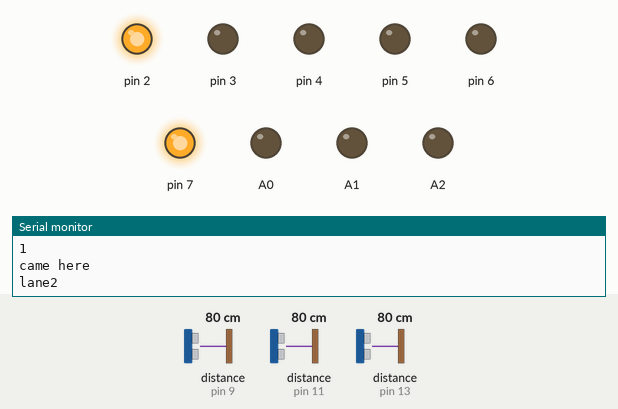
Recording of a sketch running on a simulated Arduino Uno, built with avr-gcc and run on an emulated ATmega328P. Parts: output pins drawn as LEDs (lit = HIGH), the last lines printed to the serial monitor. The inputs (shaded band) are chosen by the test bench; at power-on: distance to the obstacle (sensors on pin 11, pin 9, pin 13) 80 cm. The echo pulse lasts 58.3 µs per cm; pins used as bus, display or sensor lines are not drawn.

Above: at 20.7 s.
20.8 s: distance to the obstacle (sensor on pin 11) set to 39 cm
At 26.3 s:
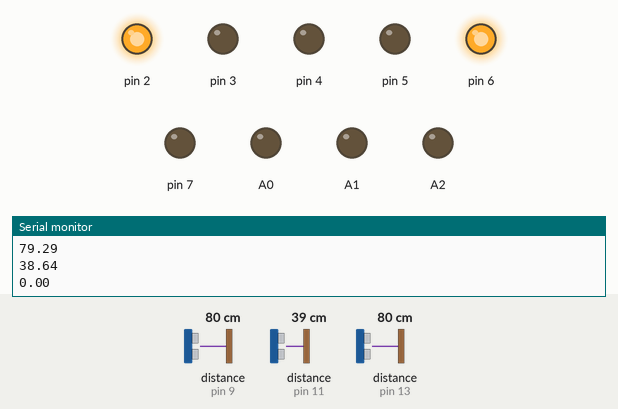
30.7 s: distance to the obstacle (sensor on pin 11) set to 31 cm
At 34.1 s:
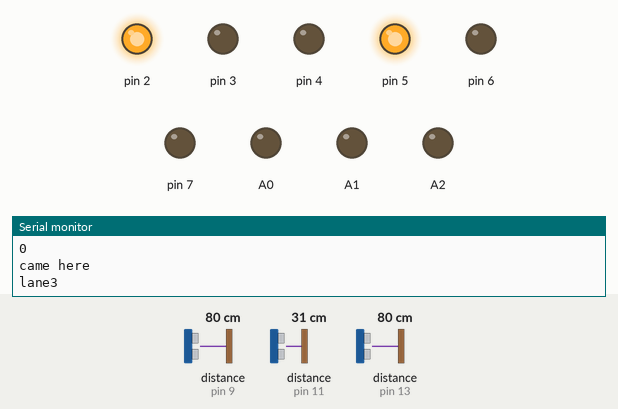
Timing chart, 0 to 35.6 s (numbered marks = the images above; inputs shaded):
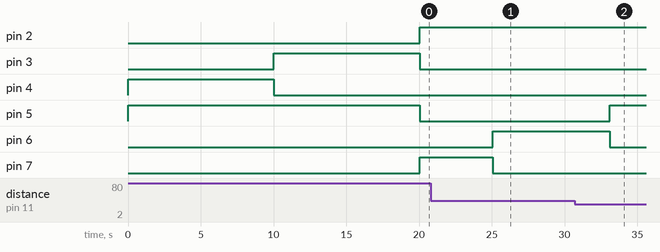

Measured:
- the behaviour switches between 36 and 35 cm on distance to the obstacle (sensor on pin 11) (found by bisection; images 1 and 2)
- after the input at 30.7 s, pin 5: LOW → HIGH after 2.4 s instead of 4.4 s; pin 6: HIGH → LOW after 2.4 s instead of 4.4 s

The sketch:

TARP_Part_2_Code.ino
```cpp
// Include Wire library for I2C communication
#include<Wire.h>
// Define constants and variables
#define PCF 0x20
int red1 = 2;
int yellow1 = 3;
int green1 = 4;
int red2 = 5;
int yellow2 = 6;
int green2 = 7;
int red3 = A3 ;
int yellow3 = A4;
int green3 = A5;
int trigger1 = 8;
int echo1 = 9;
int trigger2 = 10;
int echo2 = 11;
int trigger3 = A4;
int echo3 = A5;
int count = 0;
int num[3]={0,0,0};
int grtime1 = 10000;
int grtime2 = 10000;
int grtime3 = 10000;
// Function to manage traffic direction and count vehicles
void direction(int a, int b, int c, int d, int e, int f,int g,int h,int i,int num[3],int grtime )
{
  int count1 = 0,count2 = 0,count3 = 0;
  // Activate green light for direction A, red for directions B and C
  digitalWrite(a, LOW);
  digitalWrite(b, LOW);
  digitalWrite(c, HIGH);
  digitalWrite(d, HIGH);
  digitalWrite(e, LOW);
  digitalWrite(f, LOW);
  digitalWrite(g, HIGH);
  digitalWrite(h, LOW);
  digitalWrite(i, LOW);
  // Wait for green light duration
  delay(grtime);
  // Activate yellow light for direction A
  digitalWrite(c, LOW);
  digitalWrite(b, HIGH);
  // Measure distances for each direction five times
  for(int i=0;i<5;i++){
    // Measure distance for direction 1
    digitalWrite(8,HIGH);
    delayMicroseconds(10);
    digitalWrite(8,LOW);
    float duration1 = pulseIn(9, HIGH);
    float distance1 = 0.017 * duration1;
    Serial.println(distance1);
    // Measure distance for direction 2
    digitalWrite(10,HIGH);
    delayMicroseconds(10);
    digitalWrite(10,LOW);
    float duration2 = pulseIn(11, HIGH);
    float distance2 = 0.017 * duration2;
    Serial.println(distance2);
    // Measure distance for direction 3
    digitalWrite(12,HIGH);
    delayMicroseconds(10);
    digitalWrite(12,LOW);
    float duration3 = pulseIn(13, HIGH);
    float distance3 = 0.017 * duration3;
    Serial.println(distance3);
    // Count vehicles within a distance of 50 units for each direction
    if(distance1<=50){
      count1++;
    }
    if(distance2<=50){
      count2++;
    }
    if(distance3<=50){
      count3++;
    }
    delay(1000);
  }
  // Store vehicle count results for each direction
  if(count1==5){
    num[0]=1;
  }
  if(count2==5){
    num[1]=1;
  }
  if(count3==5){
    num[2]=1;
  }
}
// Function to set up pins and communication
void setup()
{
  for(int i = 2; i<=7; i++) {
    pinMode(i, OUTPUT);
  }
  pinMode(A0,OUTPUT);
  pinMode(A1,OUTPUT);
  pinMode(A2,OUTPUT);
  Serial.begin(9600);
  Wire.begin();
  pinMode(trigger1,OUTPUT);
  pinMode(echo1,INPUT);
  pinMode(trigger2,OUTPUT);
  pinMode(echo2,INPUT);
  pinMode(trigger3,OUTPUT);
  pinMode(echo3,INPUT);
}
// Main loop function
void loop()
{
    Serial.println("came here");
    if(count==0){
      // Manage traffic for direction 1
      direction(red1, yellow1, green1, red2, yellow2, green2 , red3 , yellow3 , green3 , num , grtime1);
      // Update green light time for direction 1
      if(grtime1!=10000){
        grtime1=10000;
      }
      count++;
      Serial.println("array");
      // Print vehicle count array
      for(int i=0;i<3;i++){
        Serial.println(num[i]);
      }
      // Update green light times for directions 2 and 3
      if(num[2]==1){
        grtime2 = 5000;
        grtime3 = 15000;
      }
      num[1] = 0;
    }
    else if(count==1){
      Serial.println("lane2");
      // Manage traffic for direction 2
      direction(red2, yellow2, green2, red1, yellow1, green1 , red3 , yellow3 , green3 , num , grtime2 );
      // Update green light time for direction 2
      if(grtime2!=10000){
        grtime2=10000;
      }
      // Update green light times for directions 1 and 3
      if(num[0]==1){
        grtime3 = 5000;
        grtime1 = 15000;
      }
      num[2] = 0;
      count++;
      Serial.println("array");
      // Print vehicle count array
      for(int i=0;i<3;i++){
        Serial.println(num[i]);
      }
    }
    else if(count==2){
      Serial.println("lane3");
      // Manage traffic for direction 3
      direction(red3, yellow3, green3, red1, yellow1, green1 , red2 , yellow2 , green2 , num , grtime3 );
      // Update green light time for direction 3
      if(grtime3!=10000){
        grtime3=10000;
      }
      // Update green light times for directions 1 and 2
      if(num[1]==1){
        grtime1 = 5000;
        grtime2 = 15000;
      }
      num[0] = 0;
      count++;
      Serial.println("array");
      // Print vehicle count array
      for(int i=0;i<3;i++){
        Serial.println(num[i]);
      }
    }
    else{
    // Do nothing if count is not 0, 1, or 2
    }
    // Reset count after completing all directions
    count=count%3;
}
```
